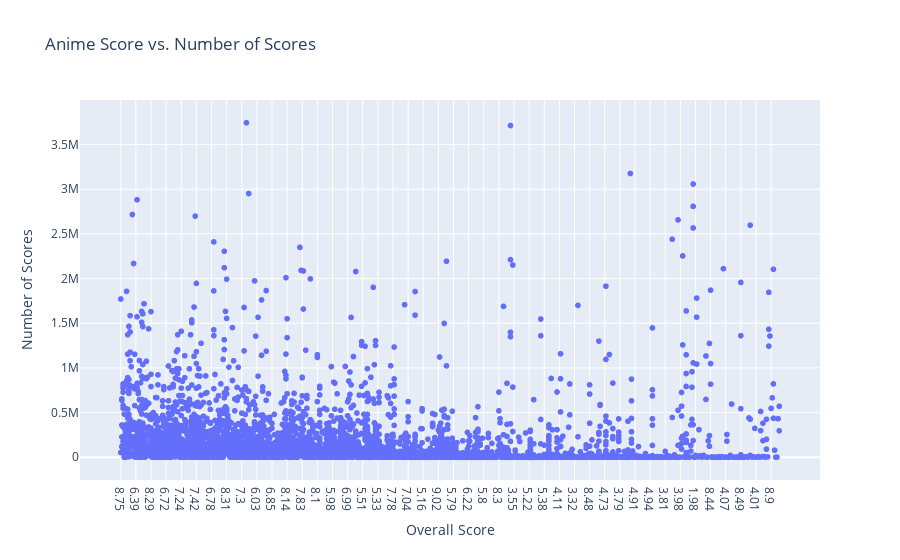

The code cell stored with this chart in its notebook:
### Code cell
# Create a scatter plot
fig = px.scatter(df_anime, x='Score', y='Members', 
                 labels={'Score':'Overall Score', 'Members':'Number of Scores'}, 
                 title='Anime Score vs. Number of Scores')

fig.show()

### Figure 1 — Plotly figure (JSON) as saved in the notebook; plotly's stock layout.template omitted (floating-point values rounded to 4 significant figures; data arrays with more than 128 entries replaced by an {"elided": "..."} marker saying what was removed)
{"data": [{"hovertemplate": "Overall Score=%{x}<br>Number of Scores=%{y}<extra></extra>", "legendgroup": "", "marker": {"color": "#636efa", "symbol": "circle"}, "mode": "markers", "name": "", "showlegend": false, "type": "scattergl", "x": {"elided": "24905 str values"}, "xaxis": "x", "y": {"elided": "24905 int values"}, "yaxis": "y"}], "layout": {"legend": {"tracegroupgap": 0}, "title": {"text": "Anime Score vs. Number of Scores"}, "xaxis": {"anchor": "y", "domain": [0, 1], "title": {"text": "Overall Score"}}, "yaxis": {"anchor": "x", "domain": [0, 1], "title": {"text": "Number of Scores"}}}}
